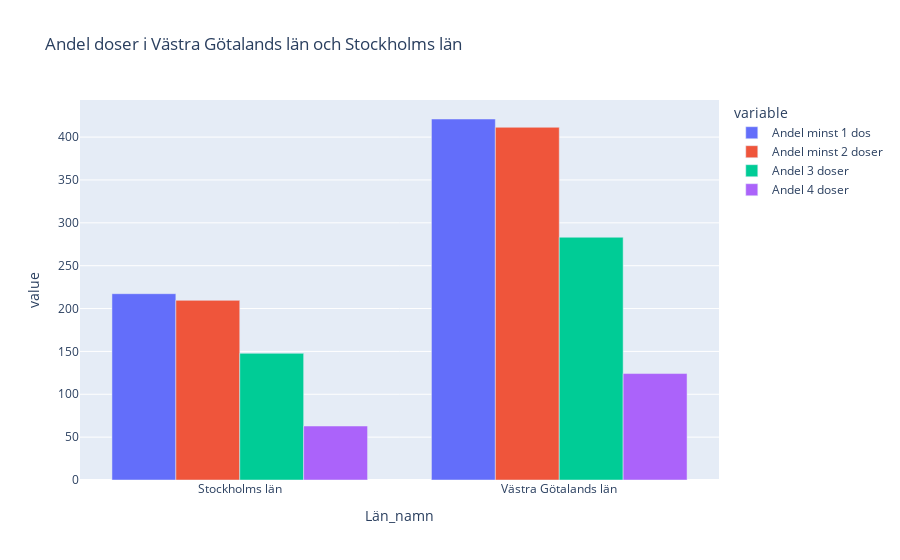

Write notebook code for a chart like this one.
### Markdown cell above
## G)

### Code cell
# split and create a new dataframe
# groupe by län"
df_dos_west_stock = df_vaccinerade[
    df_vaccinerade["Län_namn"].isin(["Stockholms län", "Västra Götalands län"])
]
df_dos_west_stock = df_dos_west_stock.groupby("Län_namn").sum(numeric_only=True)
df_dos_west_stock

# plots graph
fig = px.bar(
    df_dos_west_stock,
    x=df_dos_west_stock.index,
    y=["Andel minst 1 dos", "Andel minst 2 doser", "Andel 3 doser", "Andel 4 doser"],
    barmode="group",
    title="Andel doser i Västra Götalands län och Stockholms län"
)

# shows the graph
fig.show()

### Figure 1 — Plotly figure (JSON) as saved in the notebook; plotly's stock layout.template omitted (floating-point values rounded to 4 significant figures)
{"data": [{"alignmentgroup": "True", "hovertemplate": "variable=Andel minst 1 dos<br>Län_namn=%{x}<br>value=%{y}<extra></extra>", "legendgroup": "Andel minst 1 dos", "marker": {"color": "#636efa", "pattern": {"shape": ""}}, "name": "Andel minst 1 dos", "offsetgroup": "Andel minst 1 dos", "orientation": "v", "showlegend": true, "textposition": "auto", "type": "bar", "x": ["Stockholms län", "Västra Götalands län"], "xaxis": "x", "y": [217.3, 421.1], "yaxis": "y"}, {"alignmentgroup": "True", "hovertemplate": "variable=Andel minst 2 doser<br>Län_namn=%{x}<br>value=%{y}<extra></extra>", "legendgroup": "Andel minst 2 doser", "marker": {"color": "#EF553B", "pattern": {"shape": ""}}, "name": "Andel minst 2 doser", "offsetgroup": "Andel minst 2 doser", "orientation": "v", "showlegend": true, "textposition": "auto", "type": "bar", "x": ["Stockholms län", "Västra Götalands län"], "xaxis": "x", "y": [209.5, 411.4], "yaxis": "y"}, {"alignmentgroup": "True", "hovertemplate": "variable=Andel 3 doser<br>Län_namn=%{x}<br>value=%{y}<extra></extra>", "legendgroup": "Andel 3 doser", "marker": {"color": "#00cc96", "pattern": {"shape": ""}}, "name": "Andel 3 doser", "offsetgroup": "Andel 3 doser", "orientation": "v", "showlegend": true, "textposition": "auto", "type": "bar", "x": ["Stockholms län", "Västra Götalands län"], "xaxis": "x", "y": [147.8, 283.2], "yaxis": "y"}, {"alignmentgroup": "True", "hovertemplate": "variable=Andel 4 doser<br>Län_namn=%{x}<br>value=%{y}<extra></extra>", "legendgroup": "Andel 4 doser", "marker": {"color": "#ab63fa", "pattern": {"shape": ""}}, "name": "Andel 4 doser", "offsetgroup": "Andel 4 doser", "orientation": "v", "showlegend": true, "textposition": "auto", "type": "bar", "x": ["Stockholms län", "Västra Götalands län"], "xaxis": "x", "y": [62.99, 124.2], "yaxis": "y"}], "layout": {"barmode": "group", "legend": {"title": {"text": "variable"}, "tracegroupgap": 0}, "title": {"text": "Andel doser i Västra Götalands län och Stockholms län"}, "xaxis": {"anchor": "y", "domain": [0, 1], "title": {"text": "Län_namn"}}, "yaxis": {"anchor": "x", "domain": [0, 1], "title": {"text": "value"}}}}
